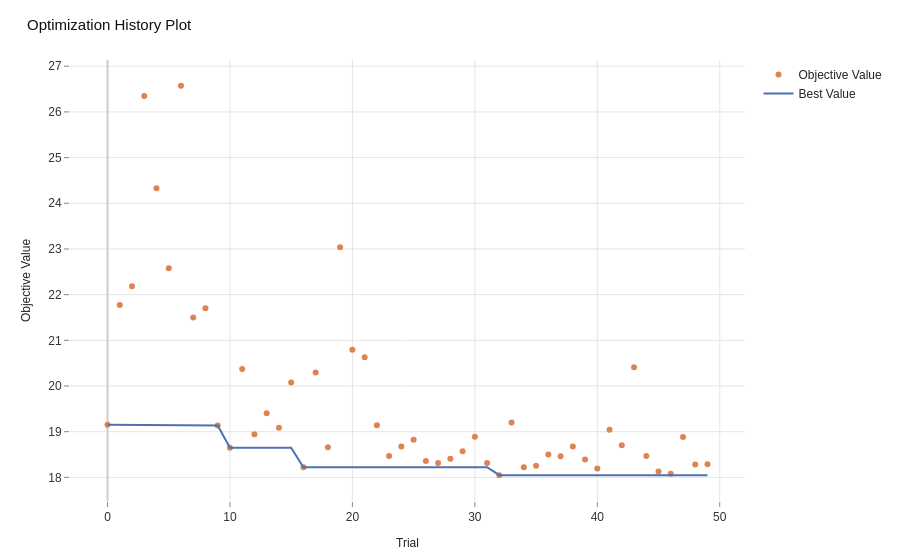
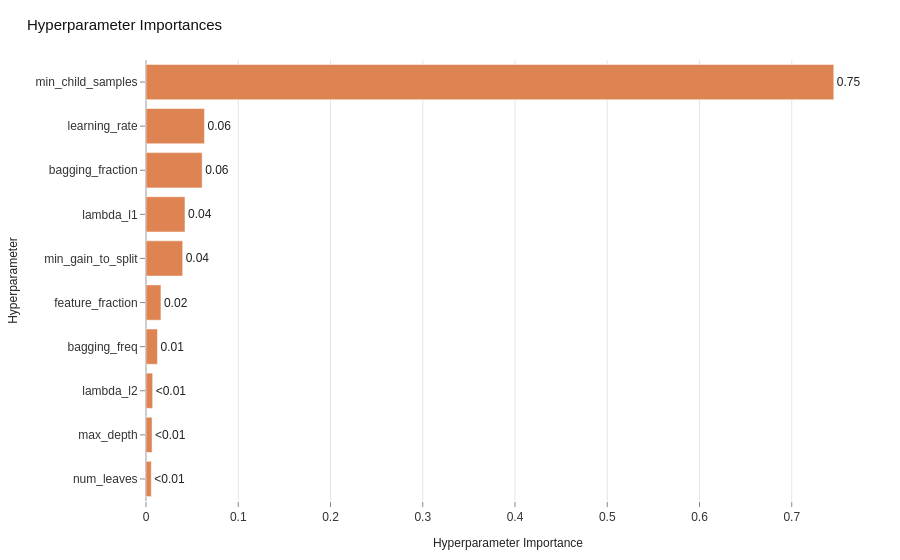
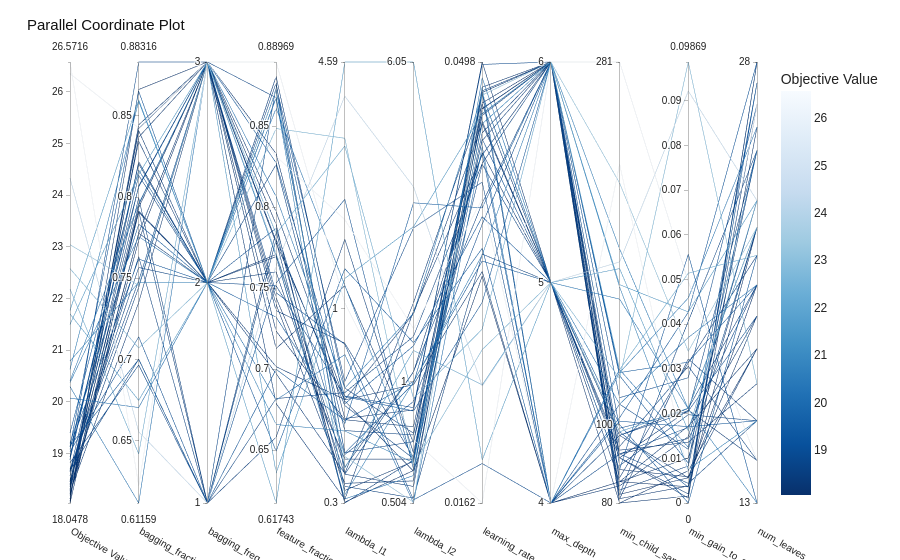

Write notebook code for charts like these, in order.
### Code cell
# Optuna 시각화 유틸 (필요 시 주석 해제)
#   - study (LGBM) / study_cb 각각 시각화 가능
from optuna.visualization import (
    plot_optimization_history,
    plot_param_importances,
    plot_slice,
    plot_contour,
    plot_parallel_coordinate,
)

# 예시: LightGBM study 기준 (study_cb 로 바꿔 쓰면 됨)
plot_optimization_history(study).show()
plot_param_importances(study).show()
# plot_slice(study).show()
# plot_contour(study).show()
plot_parallel_coordinate(study).show()
